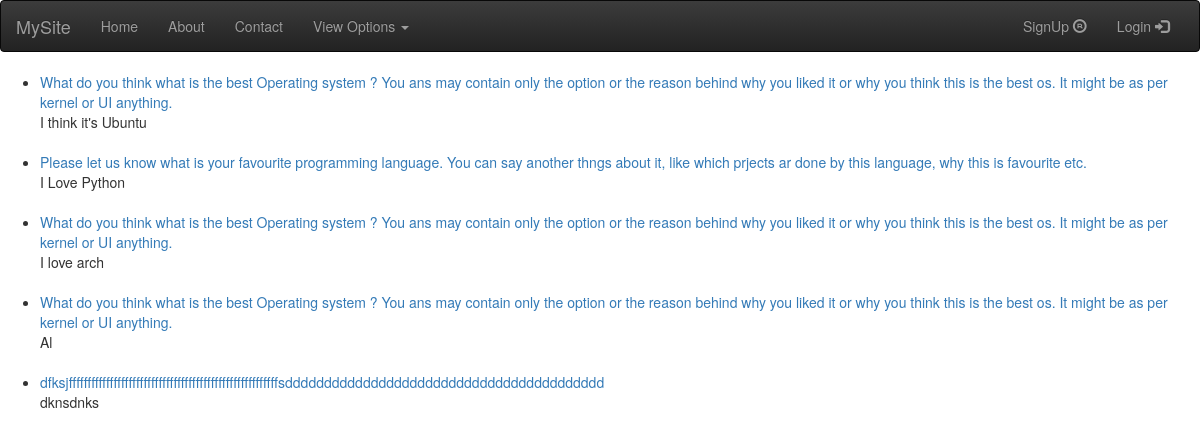
Screenshot of /answer/user/1/ with the database file from the repository.
### ans/models.py (models this page shows, shortened)
class Answer(models.Model):
    answer_text = models.TextField()
    questions = models.ForeignKey(Question, on_delete=models.CASCADE)
    user = models.ForeignKey(User, on_delete=models.CASCADE)
    pub_date = models.DateTimeField(auto_now_add=True)
    def __str__(self):
        return self.answer_text

class Question(models.Model):
    title = models.CharField(max_length=200, blank=True, null=True)
    description = models.TextField()
    pub_date = models.DateTimeField()
    user = models.ForeignKey(User, on_delete=models.CASCADE)

### ans/views.py (the view)
# urls.py: url(r'^answer/user/(?P<userid>[0-9]+)/$', views.answered_by_me, name='answered_by_me'),
def answered_by_me(request, userid):
    user = User.objects.get(pk=userid)
    answers = user.answer_set.all()
    questions = user.question_set.all()
    context = {'answers': answers, 'questions': questions, 'user_id': userid}
    return render(request, template_name='ans/answered_by_me.html', context=context)

### ans/templates/ans/answered_by_me.html (shortened to what this page needs)
{% extends 'base.html' %}
{% block body %}
    {% if answers %}
        <ul>
            {% for answer in answers %}
                <li>
                    <a href="{% url 'ans:detail' answer.questions_id %}">{{ answer.questions.description }}</a><br> {{ answer }}
                </li>
                <br>
            {% endfor %}
        </ul>
    {% else %}
        <div class="alert alert-danger alert-dismissable">
            <a href="/" class="close" data-dismiss="alert" aria-label="close">×</a>
            <strong>Sorry!</strong> We don't have any answer given by you
        </div>
    {% endif %}
{% endblock %}

### rows the page displays
Answer: questions.description "What do you think what is the best Operating system ? You ans may contain only the option or the reason behind why you liked it or why you think this is the best os. It might be as per kernel or UI anything.", answer_text "I think it's Ubuntu"
Answer: questions.description "Please let us know what is your favourite programming language. You can say another thngs about it, like which prjects ar done by this language, why this is favourite etc.", answer_text "I Love Python"
Answer: questions.description "What do you think what is the best Operating system ? You ans may contain only the option or the reason behind why you liked it or why you think this is the best os. It might be as per kernel or UI anything.", answer_text "I love arch"
Answer: questions.description "What do you think what is the best Operating system ? You ans may contain only the option or the reason behind why you liked it or why you think this is the best os. It might be as per kernel or UI anything.", answer_text "Al"
Answer: questions.description "dfksjffffffffffffffffffffffffffffffffffffffffffffffffffffffffsddddddddddddddddddddddddddddddddddddddddd", answer_text "dknsdnks"
